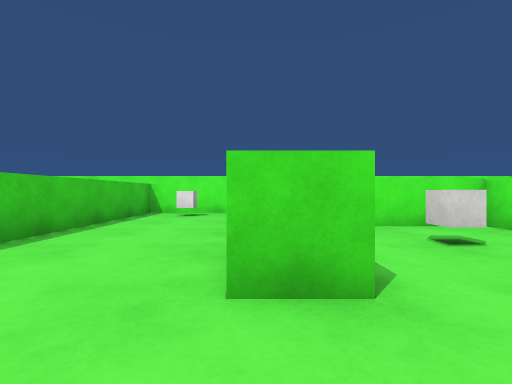
View 1 (above)

24 first-person views from a walk through a scene from a Unity 3-D project. The camera is 0.72 m above the floor, looks level and sees 85° across. The floor is counted in squares, 1 m on a side. Each view is taken from the middle of a square. On the plan, view 1 faces up. The plan holds only what a view shows up to about 10 squares ahead; the rest is blank. Surface patterns are stand-ins for the level's own textures.

View 2
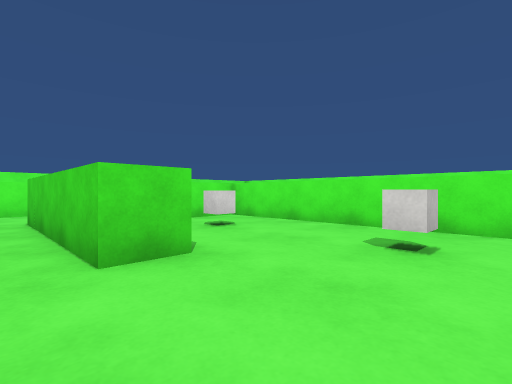

View 3
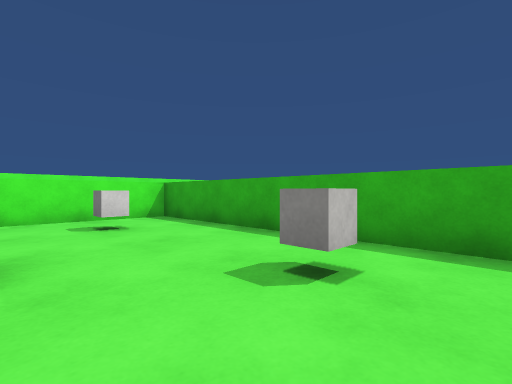

View 4
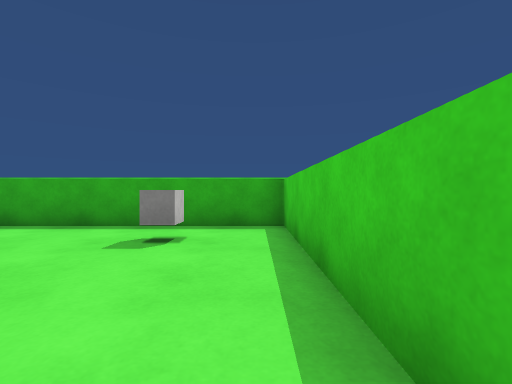

View 5
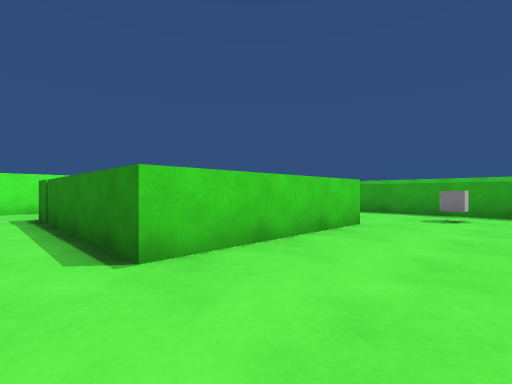

View 6
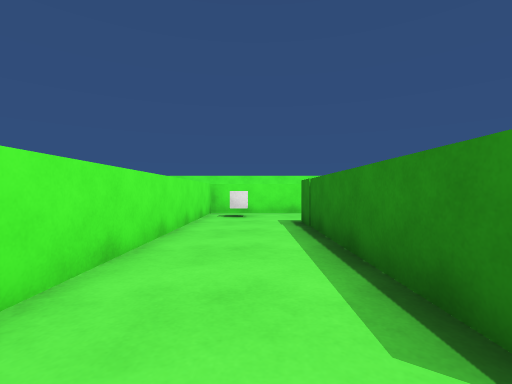

View 7
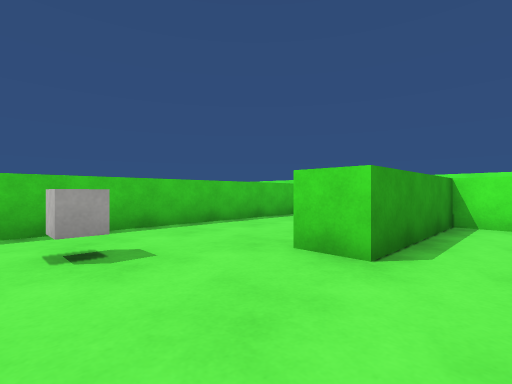

View 8
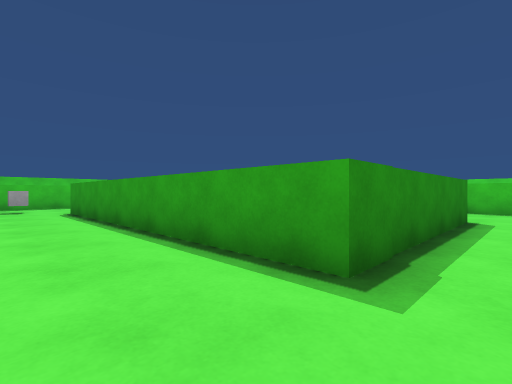

View 9
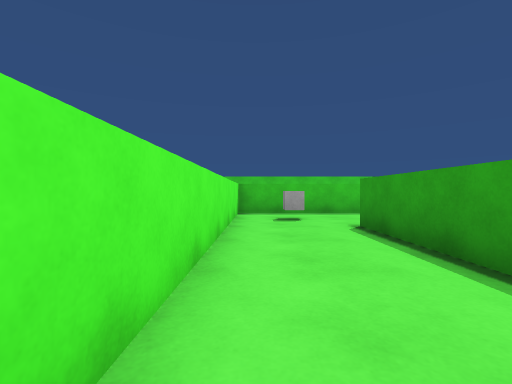

View 10
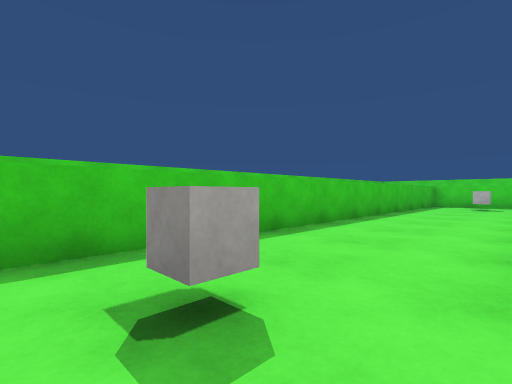

View 11
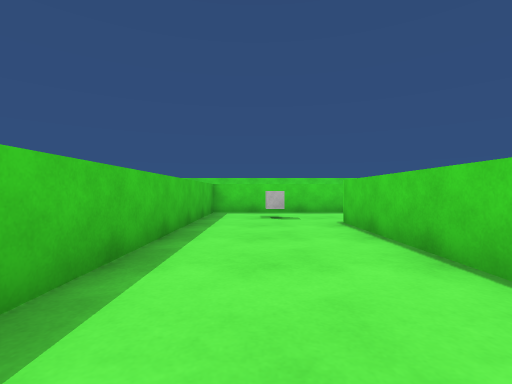

View 12
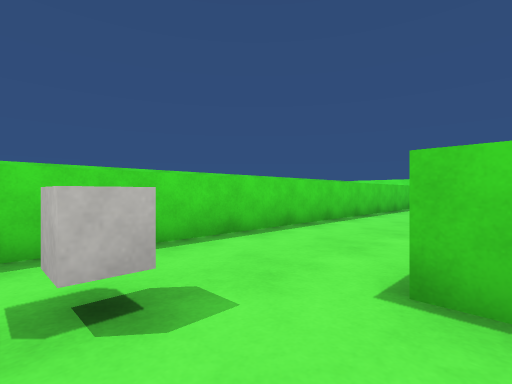

View 13
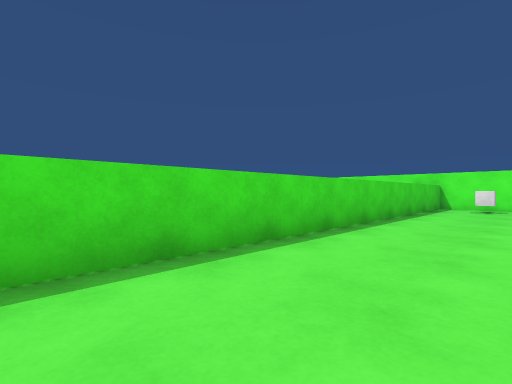

View 14
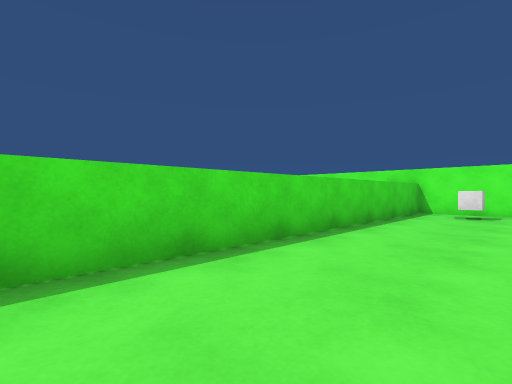

View 15
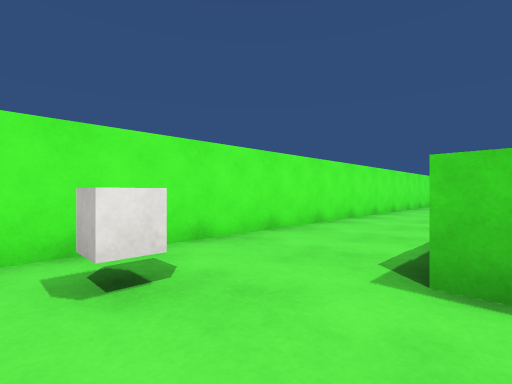

View 16
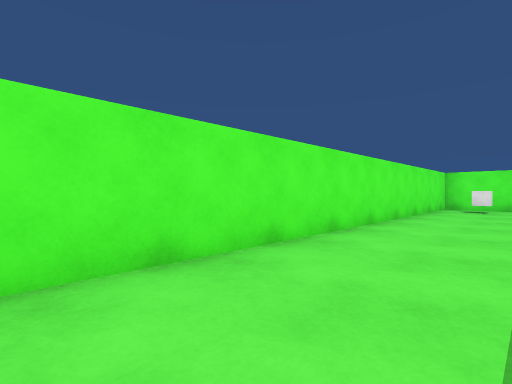

View 17
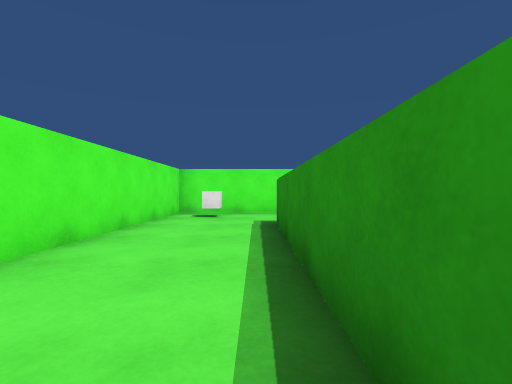

View 18
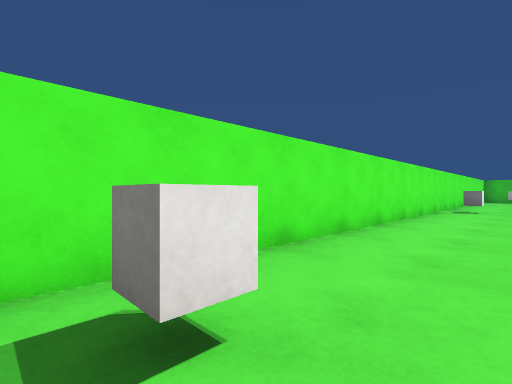

View 19
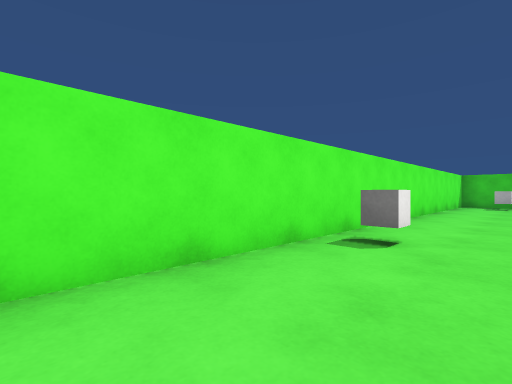

View 20
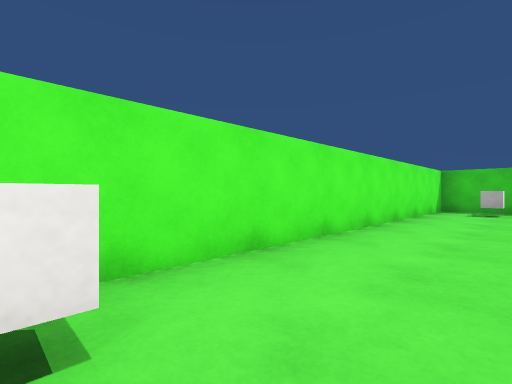

View 21
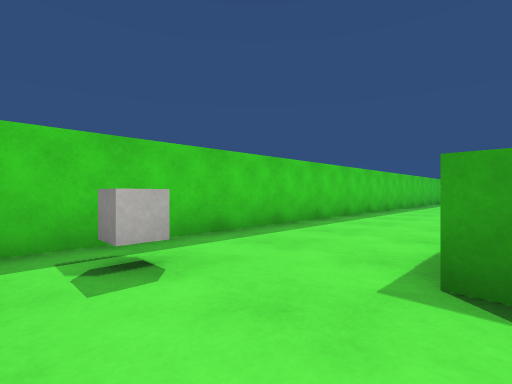

View 22
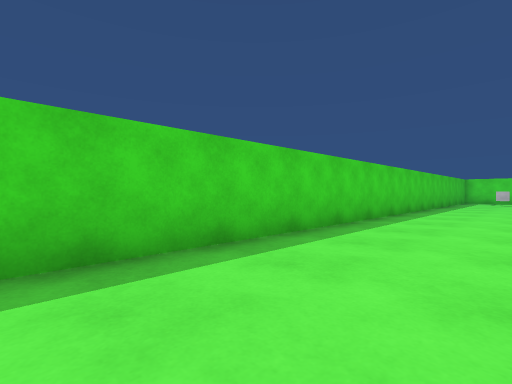

View 23
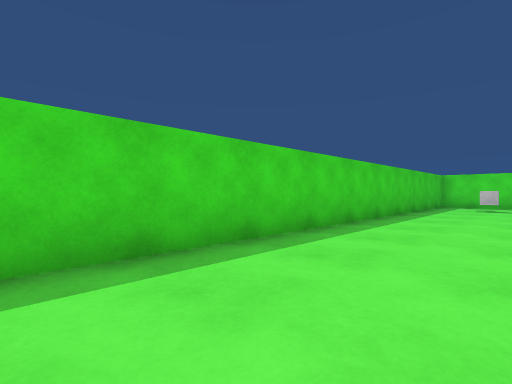

View 24
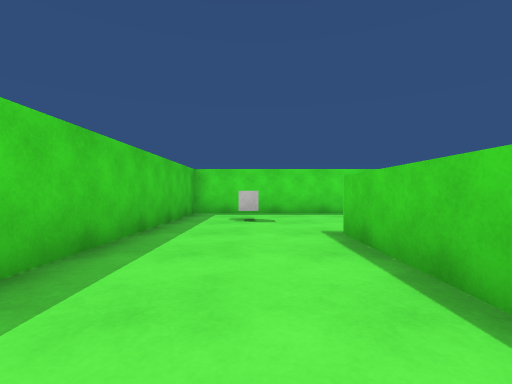

### Floor plan
Points are (right, up) in squares from view 1. A wall is a line through its corners. A room is listed if a view was taken in it or the views show most of it. See-through windows are left out.
Room 1 (views 1, 2, 3, 4, 5, 6, 7)
walls: (-1.6, 9.5) (-3.6, 9.5) (-3.6, -1.9) (4.8, -1.9) (4.8, 5.9) (0.8, 5.9) (0.8, 1.9) (-0.2, 1.9) (-0.2, 6.9)
ways out: opening at (-0.5, 8.5) to room 2
objects: cube (-2, 0); cube (-2, 9); cube (3, 0); cube (3, 4)
Room 2 (views 8, 9, 10, 11, 12, 13, 14, 15, 16, 17, 18, 19, 20, 21, 22, 23, 24)
walls: (-0.2, -2.9) (-4.6, -2.9); (-0.2, 6.9) (5.8, 6.9) (5.8, -3); (-5.6, -7.5) (-8.9, -7.5); (-4.6, 10) (-4.6, 10.6); (-13.4, -6) (-13.4, -11.1) (12.1, -11.1); (3.5, 10.5) (9.5, 10.5); (8.6, 6.4) (8.6, 9.5) (-1.6, 9.5); (9.6, -7) (9.6, -7.5); (12.4, -10.8) (12.4, 13.6) (-7.8, 13.6) (-7.8, -6.5) (8.6, -6.5) (8.6, 2.4)
ways out: opening at (-0.5, 8.5) to room 1
objects: cube (-11, -9); cube (-6, -4); cube (-6, 12); cube (7, -4); cube (7, 9); cube (11, -10); cube (11, 12); cube (12, 1)

Positions as (right, up) in squares from view 1, and headings:
1: (0, 0), facing up
2: (-1, -1), facing up-right
3: (-3, 2), facing down-right
4: (-3, 4), facing down
5: (-3, 8), facing down-right
6: (-1, 8), facing right
7: (2, -1), facing up-left
8: (8, 8), facing down-left
9: (8, 3), facing down
10: (8, -3), facing down-left
11: (2, -5), facing left
12: (-4, -5), facing up-left
13: (-5, 0), facing up-left
14: (-5, 3), facing up-left
15: (-7, 10), facing up-right
16: (-1, 11), facing up-right
17: (3, 11), facing right
18: (10, 13), facing down-right
19: (10, 5), facing down-right
20: (10, 1), facing down-right
21: (12, -7), facing down-left
22: (8, -8), facing down-left
23: (2, -8), facing down-left
24: (-4, -9), facing left
